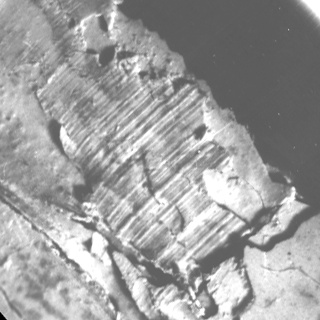
#> input picture cv/others/biba.jpg, 320 x 320 px, found by its file name
$ python oth4.py   (older library calls are emulated)
#> lines starting #> are read from the running program, lines starting #| are printed output that depends on the picture; after the words box and inside, x2 and y2 are one past the last pixel; in counts of white or black regions, pixels touching at a corner belong together
import cv2
import numpy as np
imgIn = cv2.imread('/home/rodion/yuliia0/aboba/cv/others/biba.jpg')
#> imgIn is the input picture: shape (320, 320, 3); min 0, max 255, mean 158.5
cv2.imshow('original', imgIn)
W = 52
def calcGST(inputIMG, w):
#> called with w = 52
 img = inputIMG.astype(np.float32)
 imgDiffX = cv2.Sobel(img, cv2.CV_32F, 1, 0, 3)
 imgDiffY = cv2.Sobel(img, cv2.CV_32F, 0, 1, 3)
 imgDiffXY = cv2.multiply(imgDiffX, imgDiffY)

 imgDiffXX = cv2.multiply(imgDiffX, imgDiffX)
 imgDiffYY = cv2.multiply(imgDiffY, imgDiffY)
 J11 = cv2.boxFilter(imgDiffXX, cv2.CV_32F, (w,w))
 J22 = cv2.boxFilter(imgDiffYY, cv2.CV_32F, (w,w))
 J12 = cv2.boxFilter(imgDiffXY, cv2.CV_32F, (w,w))
 tmp1 = J11 + J22
 tmp2 = J11 - J22
 tmp2 = cv2.multiply(tmp2, tmp2)
 tmp3 = cv2.multiply(J12, J12)
 tmp4 = np.sqrt(tmp2 + 4.0 * tmp3)
 lambda1 = 0.5*(tmp1 + tmp4)
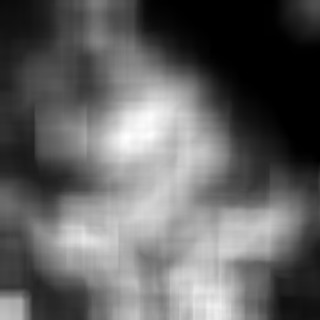
#> lambda1: shape (320, 320, 3) float32; min 6.85, max 22410.1, mean 8625.3; drawn with min black and max white
 lambda2 = 0.5*(tmp1 - tmp4)
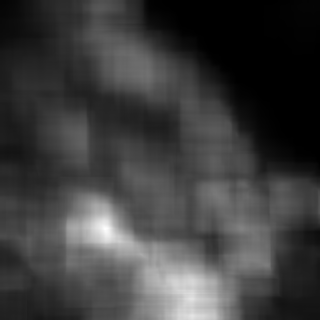
#> lambda2: shape (320, 320, 3) float32; min 6.25, max 15764.7, mean 3836.2; drawn with min black and max white
 imgCoherencyOut = cv2.divide(lambda1 - lambda2, lambda1 + lambda2)
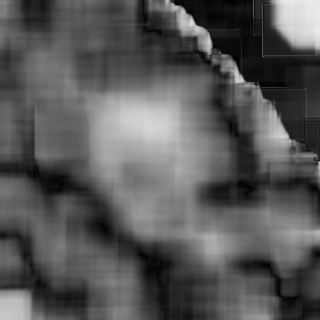
#> imgCoherencyOut: shape (320, 320, 3) float32; min 0.00132, max 0.923, mean 0.346
 imgOrientationOut = cv2.phase(J22 - J11, 2.0 * J12, angleInDegrees = True)
 imgOrientationOut = 0.5 * imgOrientationOut
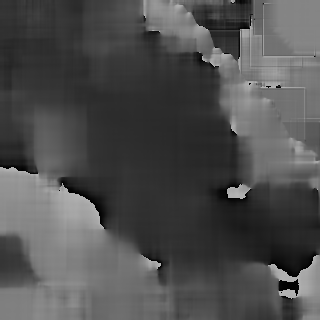
#> imgOrientationOut: shape (320, 320, 3) float32; min 0.00112, max 180, mean 79.3
 return imgCoherencyOut, imgOrientationOut

imgCoherency, imgOrientation = calcGST(imgIn, W)
_, imgCoherencyBin = cv2.threshold(imgCoherency, 0.43, 255, cv2.THRESH_BINARY)
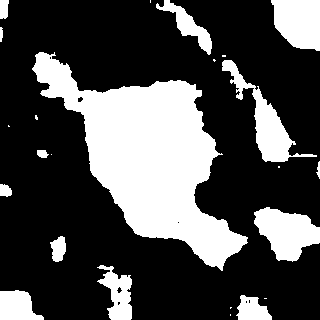
#> imgCoherencyBin: shape (320, 320, 3) float32; 29.5% white; 24 white regions (10 under 20 px), largest, box (x1, y1, x2, y2) and area: (32, 52, 248, 271) 19376, (254, 207, 320, 262) 2282, (222, 60, 317, 162) 2227
_, imgOrientationBin = cv2.threshold(imgOrientation, 35, 57, cv2.THRESH_BINARY)
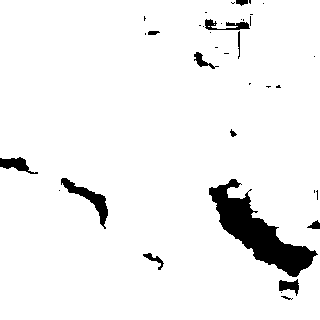
#> imgOrientationBin: shape (320, 320, 3) float32; values 0 (black) and 57 (white), 94.6% white; 37 black regions (24 under 20 px), largest, box (x1, y1, x2, y2) and area: (209, 179, 318, 277) 3594, (61, 178, 108, 229) 608, (0, 157, 38, 174) 307
imgBin = cv2.bitwise_and(imgCoherencyBin, imgOrientationBin)
#> imgBin: shape (320, 320, 3) float32; values 0 (black) and 57 (white), 28.5% white; 24 white regions (10 under 20 px), largest, box (x1, y1, x2, y2) and area: (32, 52, 244, 271) 19197, (222, 60, 317, 162) 2224, (271, 0, 320, 51) 2028
imgCoherency = cv2.normalize(imgCoherency, None, alpha=0, beta=1, norm_type=cv2.NORM_MINMAX, dtype=cv2.CV_32F)
imgOrientation = cv2.normalize(imgOrientation, None, alpha=0, beta=1, norm_type=cv2.NORM_MINMAX, dtype=cv2.CV_32F)

cv2.imshow('Coherency', imgCoherency)
cv2.imshow('Orientation', imgOrientation)
cv2.imshow('result', np.uint8(0.5*(imgIn + imgBin)))
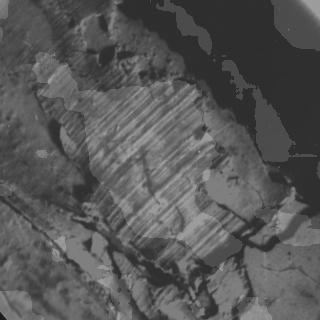
#> window 'result': shape (320, 320, 3); min 28, max 156, mean 87.1
cv2.waitKey(0)
